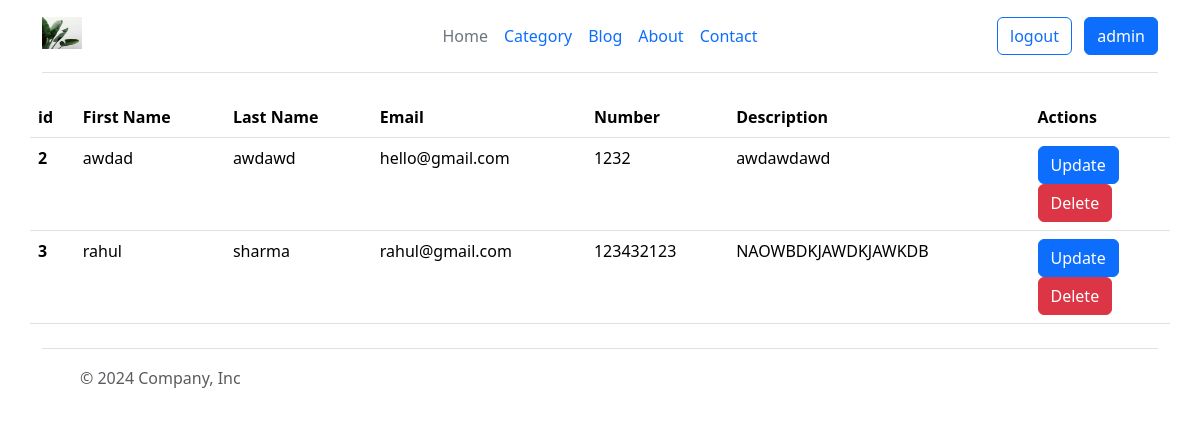
The app's page /allContact/ (signed in) with its own data.
### contact/models.py (models this page shows, shortened)
class Contact(models.Model):
    first_name = models.CharField(max_length=50)
    last_name = models.CharField(max_length=50)
    email = models.CharField(max_length=50)
    description = models.TextField()
    number = models.CharField(max_length=12)

### contact/views.py (the view)
# urls.py: path('allContact/', views.allContact_view, name="allContact"),
@login_required
def allContact_view(request):
    contact = Contact.objects.all()
    return render(request, "allContact.html", {'contact':contact})

### templates/allContact.html (shortened to what this page needs)
{% include "header.html" %}
<table class="table container">
  <thead>
    <tr>
      <th scope="col">id</th>
      <th scope="col">First Name</th>
      <th scope="col">Last Name</th>
      <th scope="col">Email</th>
      <th scope="col">Number</th>
      <th scope="col">Description</th>
      <th scope="col">Actions</th>
    </tr>
  </thead>
  <tbody>
    {% for a in contact %}
    <tr>
      <th scope="row">{{a.id}}</th>
      <td>{{a.first_name}}</td>
      <td>{{a.last_name}}</td>
      <td>{{a.email}}</td>
      <td>{{a.number}}</td>
      <td>{{a.description}}</td>
      <td>
        <a href={% url "updateContact" pk=a.id %} class="btn btn-primary">Update</a>
        <form method="POST" action={%  url "deleteContact" pk=a.id %} >
            <button type="submit" class="btn btn-danger">Delete</button>
        </form>
      </td>
    </tr>
    {% endfor %}
  </tbody>
</table>
{% include "footer.html" %}

### templates/header.html (shortened to what this page needs)
{% load static %}
<!DOCTYPE html>
<html lang="en">
<head>
    <link rel="stylesheet" href="/static/css/style.css">
    <link href="https://cdn.jsdelivr.net/npm/bootstrap@5.3.3/dist/css/bootstrap.min.css" rel="stylesheet">
</head>
<body>
    <div class="container">
    <header class="d-flex flex-wrap align-items-center justify-content-center justify-content-md-between py-3 mb-4 border-bottom">
      <div class="col-md-3 mb-2 mb-md-0">
        <a href="/" class="d-inline-flex link-body-emphasis text-decoration-none">
          <img class="bi" src="/static/img1.jpg" width="40"
          height="32" role="img" aria-label="Bootstrap">
        </a>
      </div>
      <ul class="nav col-12 col-md-auto mb-2 justify-content-center mb-md-0">
        <li><a href="#" class="nav-link px-2 link-secondary">Home</a></li>
        <li><a href={% url "category" %} class="nav-link px-2">Category</a></li>
        <li><a href={% url "blogs" %} class="nav-link px-2">Blog</a></li>
        <li><a href="#" class="nav-link px-2">About</a></li>
        <li><a href={% url "contact" %} class="nav-link px-2">Contact</a></li>
      </ul>
      {% if user.is_authenticated %}
      <div class="col-md-3 text-end">
        <a type="button" href={% url "logout" %} class="btn btn-outline-primary me-2">logout</a>
        <a type="button" href={% url "register" %} class="btn btn-primary">{{user.username}}</a>
      </div>
      {% else %}
      <div class="col-md-3 text-end">
        <a type="button" href={% url "login" %} class="btn btn-outline-primary me-2">Login</a>
        <a type="button" href={% url "register" %} class="btn btn-primary">Sign-up</a>
      </div>
      {% endif %}
    </header>
  </div>

### static/css/style.css (style rules this page uses)
body { background: #fff; font-family: 'PT Sans', sans-serif; }
a { color: #333; }
.btn { padding: 0.6rem 1.2rem; background: #da5767; border: 2px solid #da5767; }

### records on screen
Contact: id "2", first_name "awdad", last_name "awdawd", email "hello@gmail.com", number "1232", description "awdawdawd"
Contact: id "3", first_name "rahul", last_name "sharma", email "rahul@gmail.com", number "123432123", description "NAOWBDKJAWDKJAWKDB"

### other values on screen
{{ user.username }} "admin"
